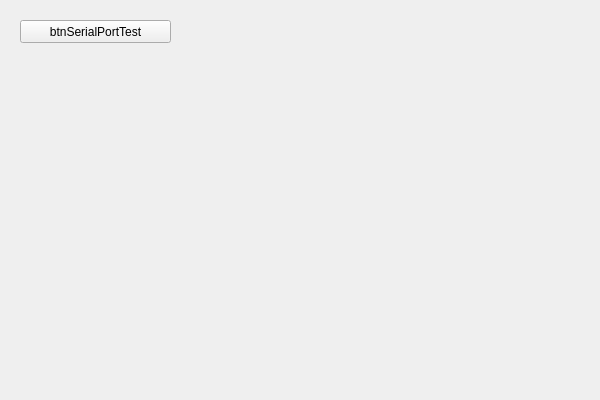
<?xml version="1.0" encoding="UTF-8"?>
<ui version="4.0">
 <class>QHomePage</class>
 <widget class="QMainWindow" name="QHomePage">
  <property name="geometry">
   <rect>
    <x>0</x>
    <y>0</y>
    <width>600</width>
    <height>400</height>
   </rect>
  </property>
  <property name="windowTitle">
   <string>QCaptureScreen</string>
  </property>
  <widget class="QWidget" name="centralWidget">
   <widget class="QPushButton" name="btnSerialPortTest">
    <property name="geometry">
     <rect>
      <x>20</x>
      <y>20</y>
      <width>151</width>
      <height>23</height>
     </rect>
    </property>
    <property name="text">
     <string>btnSerialPortTest</string>
    </property>
   </widget>
  </widget>
 </widget>
 <layoutdefault spacing="6" margin="11"/>
 <resources/>
 <connections/>
</ui>
